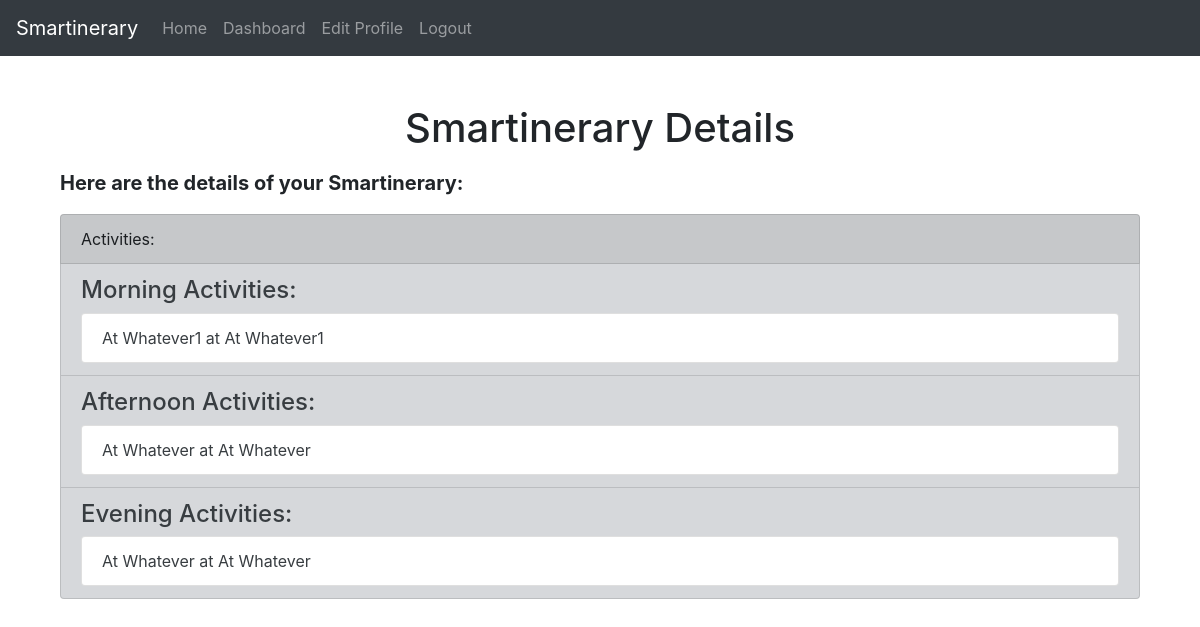
The app's page /smartineraries/?smart_id=53 (signed in) with its own data.
### website/models.py (models this page shows)
class Activity(db.Model):
    id = db.Column(db.Integer, primary_key=True)
    city_id = db.Column(db.Integer, db.ForeignKey('city.id'), nullable=False)
    activity_type = db.Column(db.String(100))
    activity_action = db.Column(db.String(100))
    activity_place = db.Column(db.String(100))
    activity_location = db.Column(db.String(1000))
    activity_description = db.Column(db.String(1000))
    city = relationship('City', backref='activities', lazy=True)

### website/routes/smartineraries_route.py (the view)
@smartinerary_router.route('/', methods=['GET'])
@login_required
def get_smart():
	smart_id = request.args.get("smart_id")
	acts = get_smartinerary_activities(smart_id)
	return render_template("smart.html", user = current_user, activities = acts)

### website/templates/smart.html
{% extends "base.html" %} {% block title %}Smartinerary{% endblock %} {% block
content %}
<div class="container">
  <div class="row">
    <div class="col-12">
      <h1 class="text-center mt-5 mb-3">Smartinerary Details</h1>
    </div>
  </div>
  <div class="row">
    <div class="col-12">
      <p class="lead font-weight-bold">
        Here are the details of your Smartinerary:
      </p>
      <ul class="list-group">
        <li class="list-group-item list-group-item-dark">Activities:</li>
        <li class="list-group-item list-group-item-secondary">
          <h4>Morning Activities:</h4>
          <ul class="list-group">
            {% for activity in activities if activity.activity_type=="Morning"
            %}
            <li class="list-group-item">
              {{ activity.activity_action }} at {{ activity.activity_place }}
            </li>
            {% endfor %}
          </ul>
        </li>
        <li class="list-group-item list-group-item-secondary">
          <h4>Afternoon Activities:</h4>
          <ul class="list-group">
            {% for activity in activities if activity.activity_type=="Afternoon"
            %}
            <li class="list-group-item">
              {{ activity.activity_action }} at {{ activity.activity_place }}
            </li>
            {% endfor %}
          </ul>
        </li>
        <li class="list-group-item list-group-item-secondary">
          <h4>Evening Activities:</h4>
          <ul class="list-group">
            {% for activity in activities if activity.activity_type=="Evening"
            %}
            <li class="list-group-item">
              {{ activity.activity_action }} at {{ activity.activity_place }}
            </li>
            {% endfor %}
          </ul>
        </li>
      </ul>
    </div>
  </div>
</div>
{% endblock %}

### records on screen
Activity: activity_action "At Whatever1", activity_place "At Whatever1"
Activity: activity_action "At Whatever", activity_place "At Whatever"
Activity: activity_action "At Whatever", activity_place "At Whatever"
